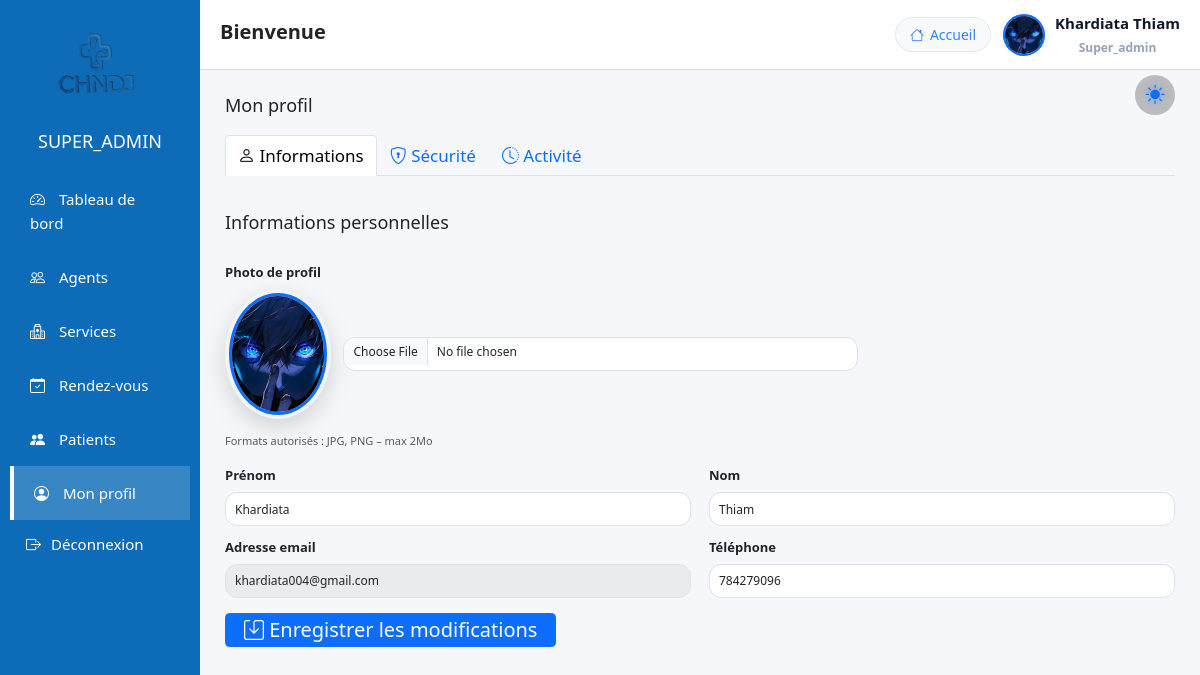
The app's page /views/admin.php?page=profile (signed in) with its own data.
### tables this page shows
CREATE TABLE `agent` (
  `id` int(11) NOT NULL,
  `username` varchar(30) NOT NULL,
  `photo` varchar(255) DEFAULT NULL,
  `email` varchar(150) DEFAULT NULL,
  `prenom_agent` varchar(50) NOT NULL,
  `nom_agent` varchar(30) NOT NULL,
  `telephone_agent` varchar(20) NOT NULL,
  `password` varchar(255) NOT NULL,
  `status` int(11) NOT NULL,
  `role` enum('super_admin','admin','agent','medecin') NOT NULL,
  `created_at` datetime DEFAULT current_timestamp(),
  `updated_at` datetime DEFAULT current_timestamp() ON UPDATE current_timestamp(),
  `failed_attempts` int(11) NOT NULL DEFAULT 0,
  `locked_until` datetime DEFAULT NULL,
  `must_change_password` tinyint(1) DEFAULT 1
);

### views/admin.php (called while the page is built, shortened)
<?php
require 'admin_layout.php';

### views/profile.php (the view, shortened to what this page needs)
<div class="profile-page">
    <h4 class="mb-4">Mon profil</h4>
    <ul class="nav nav-tabs mb-5" id="profileTabs" role="tablist">
        <li class="nav-item" role="presentation">
            <button class="nav-link active"
                    id="info-tab"
                    data-bs-toggle="tab"
                    data-bs-target="#info"
                    type="button"
                    role="tab"
                    style="font-size: 17px;">
                <i class="bi bi-person"></i> Informations
            </button>
        </li>
        <li class="nav-item" role="presentation">
            <button class="nav-link"
                    id="security-tab"
                    data-bs-toggle="tab"
                    data-bs-target="#security"
                    type="button"
                    role="tab"
                    style="font-size: 17px;">
                <i class="bi bi-shield-lock"></i> Sécurité
            </button>
        </li>
        <li class="nav-item" role="presentation">
            <button class="nav-link"
                    id="activity-tab"
                    data-bs-toggle="tab"
                    data-bs-target="#activity"
                    type="button"
                    role="tab"
                    style="font-size: 17px;">
                <i class="bi bi-clock-history"></i> Activité
            </button>
        </li>
    </ul>
    <div class="tab-content">
        <div class="tab-pane fade show active" id="info" role="tabpanel" >
            <div class="profile-page">
                <h4 class="mb-4">Informations personnelles</h4>
                <form method="POST" action="admin.php?page=profile#info" enctype="multipart/form-data">
                    <div class="col-md-8">
                        <label class="form-label fw-semibold">Photo de profil</label>
                        <div class="d-flex align-items-center gap-3">
                            <div class="profile-avatar-wrapper">
                                <img
                                    src="<?= $avatar ?>"
                                    id="profilePreview"
                                    class="profile-avatar"
                                    alt="Photo de profil"
                                    title="Cliquez sur “Choisir un fichier” pour changer votre photo"
                                >
                            </div>
                            <input
                                type="file"
                                name="photo"
                                class="form-control"
                                accept="image/*"
                                onchange="previewProfilePhoto(this)"
                            >
                        </div>
                        <small class="text-muted" style="font-size: 11px;">Formats autorisés : JPG, PNG – max 2Mo</small>
                    </div>
                    <div class="row">
                    <div class="col-md-6">
                        <label class="form-label fw-semibold">Prénom</label>
                        <input
                            type="text"
                            name="prenom"
                            id="prenomInput"
                            class="form-control"
                            value="<?= htmlspecialchars($prenom) ?>"
                            required
                        >
                    </div>
                    <div class="col-md-6">
                        <label class="form-label fw-semibold">Nom</label>
                        <input
                            type="text"
                            name="nom"
                            id="nomInput"
                            class="form-control"
                            value="<?= htmlspecialchars($nom) ?>"
                            required
                        >
                    </div>
                    <div class="col-md-6">
                        <label class="form-label fw-semibold">
                            Adresse email
                        </label>
                        <input
                            type="email"
                            class="form-control"
                            value="<?= htmlspecialchars($email) ?>"
                            disabled
                        >
                    </div>
                    <div class="col-md-6">
                        <label class="form-label fw-semibold">Téléphone</label>
                        <input
                            type="tel"
                            name="telephone"
                            class="form-control"
                            value="<?= htmlspecialchars($tel ?? '') ?>"
                        >
                    </div>
                    </div>
                    <div class="col-12 mt-3">
                        <button type="submit" class="btn btn-primary px-4">
                            <i class="bi bi-save"></i> Enregistrer les modifications
                        </button>
                    </div>
                </form>
            </div>
        </div>
    </div>
</div>

### views/admin_layout.php (shortened to what this page needs)
<?php
$page = isset($_GET['page']) ? $_GET['page'] : 'dashboard';
$db = getConnection();
$stmt = $db->prepare("
    SELECT prenom_agent, nom_agent, email, photo
    FROM agent
    WHERE id = ?
    LIMIT 1
");
$stmt->execute([$_SESSION['user_id']]);
$admin = $stmt->fetch(PDO::FETCH_ASSOC);
$path = '../assets/img/' . $admin['photo'];
$avatar = file_exists($path)
    ? $path . '?v=' . filemtime($path)
    : '../assets/img/avatar.jpg';
$stmt = $db->prepare("
    SELECT prenom_agent, nom_agent, email, telephone_agent, photo
    FROM agent
    WHERE id = ?
    LIMIT 1
");
$stmt->execute([$_SESSION['user_id']]);
$admin = $stmt->fetch(PDO::FETCH_ASSOC);
$prenom = $admin['prenom_agent'] ?? 'Admin';
$nom    = $admin['nom_agent'] ?? '';
$email  = $admin['email'] ?? '';
$tel    = $admin['telephone_agent'] ?? '';
?>
<!DOCTYPE html>
<html lang="fr">
<head>
    <link href="https://cdn.jsdelivr.net/npm/bootstrap@5.3.2/dist/css/bootstrap.min.css" rel="stylesheet">
    <link href="https://cdn.jsdelivr.net/npm/bootstrap-icons@1.11.1/font/bootstrap-icons.css" rel="stylesheet">
    <link
        rel="stylesheet"
        href="https://cdn.jsdelivr.net/npm/intl-tel-input@18.3.5/build/css/intlTelInput.css"
    />
    <link rel="stylesheet" href="/rendezvous/assets/css/admin.css">
</head>
<body class="<?= $page ?> dark">
    <main class="main-content">
<div class="dashboard-container">
    <aside class="sidebar">
        <div class="sidebar-header">
            <img src="../assets/img/logo.png" class="sidebar-logo">
            <h4><?= strtoupper($_SESSION['role']) ?></h4>
        </div>
        <ul class="sidebar-menu">
            <?php if ($_SESSION['role'] === 'super_admin'): ?>
                <li>
                    <a href="admin.php?page=dashboard">
                        <i class="bi bi-speedometer2"></i> Tableau de bord
                    </a>
                </li>
            <?php endif; ?>
            <?php if ($_SESSION['role'] === 'super_admin'): ?>
                <li>
                    <a href="admin.php?page=agents"
                    class="<?= ($page == 'agents' ? 'active' : '') ?>">
                        <i class="bi bi-people"></i> Agents
                    </a>
                </li>
            <?php endif; ?>
            <?php if (in_array($_SESSION['role'], ['super_admin','admin'])): ?>
                <li>
                    <a href="admin.php?page=services"
                    class="<?= ($page == 'services' ? 'active' : '') ?>">
                        <i class="bi bi-hospital"></i> Services
                    </a>
                </li>
            <?php endif; ?>
            <li>
                <a href="admin.php?page=rendezvous"
                class="<?= ($page == 'rendezvous' ? 'active' : '') ?>">
                    <i class="bi bi-calendar-check"></i> Rendez-vous
                </a>
            </li>
            <li>
                <a href="admin.php?page=patients"
                class="<?= ($page == 'patients' ? 'active' : '') ?>">
                    <i class="bi bi-people-fill"></i> Patients
                </a>
            </li>
            <li>
                <a href="admin.php?page=profile"
                class="<?= ($page == 'profile' ? 'active' : '') ?>">
                    <i class="bi bi-person-circle"></i> Mon profil
                </a>
            </li>
            <li class="sidebar-item logout-item">
                <form method="POST" action="logout.php">
                    <button type="submit" class="sidebar-link logout-link">
                        <i class="bi bi-box-arrow-right"></i>
                        <span>Déconnexion</span>
                    </button>
                </form>
            </li>
        </ul>
    </aside>
    <main class="main-content">
        <header class="topbar">
            <div class="theme-toggle-dashboard" onclick="toggleDashboardTheme()">
                <i id="dashboardThemeIcon" class="bi bi-sun-fill"></i>
            </div>
                <h2>Bienvenue</h2>
            <div class="d-flex align-items-center gap-3">
                <a href="admin.php?page=accueil" class="btn btn-light btn-sm">
                    <i class="bi bi-house"></i> Accueil
                </a>
                <div class="profile-trigger" id="profileMenuBtn">
                    <img
                        src="<?= $avatar ?>"
                        class="topbar-avatar profile-preview"
                        alt="Avatar"
                    >
                    <div class="topbar-user">
                        <span class="topbar-name">
                            <?= htmlspecialchars($prenom . ' ' . $nom) ?>
                        </span>
                        <small class="topbar-role"><?= ucfirst($_SESSION['role']) ?></small>
                    </div>
                </div>
            </div>
        </header>
        <section class="content-wrapper">
            <?php
                $file = $page . ".php";
                if (file_exists($file)) {
                    require $file;
                } else {
                    echo "<div class='alert alert-danger'>Page introuvable : $file</div>";
                }
            ?>
        </section>
    </main>
</div>
 </main>
</body>
</html>

### records on screen
agent: photo (picture), prenom_agent+nom_agent "Khardiata Thiam", prenom "Khardiata", nom "Thiam", email "khardiata004@gmail.com", telephone "784279096"

### other values on screen
$_SESSION['role'] "SUPER_ADMIN"
$_SESSION['role'] "Super_admin"
